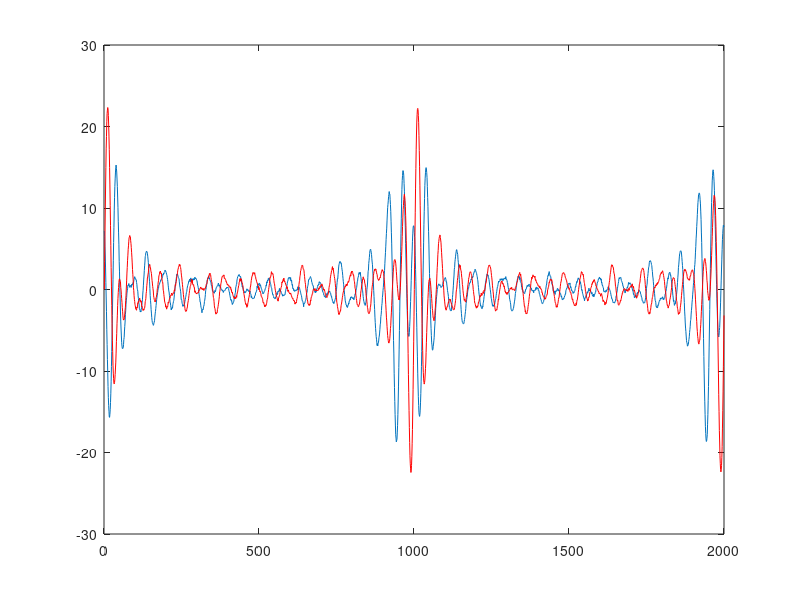

Write MATLAB code to recreate this figure. (Note: this script raises an error after producing the figure.)

% simulation makes two time series with high and low beta (13-19Hz and 21-30Hz)
close all;
clear all;
figure(1);
estdelays = [];
% initialisation
fsample   = 1000;                          % frequency
amp1      = 2/sqrt(2);                     % amplitude
time      = 0:1/fsample:2;                 % time points
time(end) = [];
delay1    = 0.04;                          % s (60ms)
delay2    = 0.01;                          % s (10ms)
stdev     = 2;
f1        = 13:1:19;                       % low beta                
f2        = 21:1:30;                       % high beta
f         = {f1;f2};
delay     = [delay1;delay2];
ntrials   = 150;
y1        = 0;
y2        = 0;
SNR       = 1;                            % SNR to set noise
noise     = sqrt(amp1/SNR);


for i = 1:size(f,1)
for n = 1:numel(f{i}(:))
    T = 1/(f{i}(n)); % period
    ranph = 0;       % an additional random phase set to 0
    phase1 = (delay(i)/T)*2*pi;
    y1 = repmat(amp1*sin(time*(f{i}(n))*2*pi+phase1+ranph),ntrials,1) + y1;
    y2 = repmat(amp1*sin(time*(f{i}(n))*2*pi+ranph),ntrials,1) +y2; 
end
end

y1 = y1 + noise*randn(size(y1));
y2 = y2 + noise*randn(size(y2));
figure;plot(mean(y1,1));hold on;plot(mean(y2,1),'r');


% get into ft or spm structure
cfg = [];
cfg.fsample = fsample;
cfg.label = {'1';'2'};
cfg.time = repmat({time},1,ntrials);
for n = 1:ntrials
cfg.trial{n} = [y1(n,:);y2(n,:)];
end
D = spm_eeg_ft2spm(cfg,fullfile(pwd,'cohtest.mat'));
timelock = cfg;


%% coherence analysis ft


cfg = [];
cfg.output ='powandcsd';
cfg.channelcmb = timelock.label;
cfg.keeptrials = 'no';
cfg.keeptapers='no';
cfg.taper = 'dpss';
cfg.method = 'mtmfft';
cfg.foilim = [1 45];
cfg.tapsmofrq = 1;

inp = ft_freqanalysis(cfg, timelock);
phs = unwrap(angle(inp.crsspctrm));
figure(1);
plot(inp.freq,phs);hold on;

ind  = find(inp.freq >= min(f1) & inp.freq <= max(f1));
ff   = inp.freq(ind);
dph  = phs(ind);

ind1 = find(inp.freq >= min(f2) & inp.freq <= max(f2)); 
ff1  = inp.freq(ind1);
dph1 = phs(ind1);

plot(ff,dph,'r');hold on;
plot(ff1,dph1,'k')
[a ,~]     = regress(dph',[ff' ones(size(ff))']);
[a1,~]     = regress(dph1',[ff1' ones(size(ff1))']);

% plot regression line
xlim = min(ff-2):max(ff+2);
plot(xlim,a(1)*xlim+a(2),'r-','LineWidth',2);
xlim1 = min(ff1-2):max(ff1+2);
plot(xlim1,a1(1)*xlim1+a1(2),'k-','LineWidth',2);

estdelay = [a(1)/(2*pi);a1(1)/(2*pi)].*1e3;
tit      = sprintf('SNR = %.2f \nlow beta delay = %.1f ms \nhigh beta delay = %.1f ms',SNR,estdelay(1),estdelay(2));  
h = title(tit);
set(h,'FontSize',14)
xlabel('Frequency (Hz)','FontSize',14);
ylabel('Unwrapped Phase (radians)','FontSize',14);
set(gca,'FontSize',12);



%% coherence analysis spm
%{
S = [];
S.D = D;
S.chancomb =  timelock.label';
S.pretrig  = 0;
S.posttrig = 2000;
S.timewin  = 2000*(D.nsamples-1)/D.fsample;
S.timestep = 1/D.fsample;
S.freqwin  = [1 45];
S.freqres = 1;
S.imaginary = 0; %% added field by AO
S.robust   = 'no';
S.robust.savew = false;
S.robust.bycondition = true;
S.robust.ks = 5;
t = {strcat('spm_robust_','ks',num2str(S.robust.ks))};

[D1 ,Dph] = spm_eeg_ft_multitaper_coherence(S);

figure(1);
subplot(2,1,2);
phs  = unwrap(Dph);
plot(D1.frequencies,phs);hold on;
ind  = find(D1.frequencies >= min(f1) & D1.frequencies <= max(f1));
ff   = D1.frequencies(ind);
dph  = phs(ind);

ind1 = find(D1.frequencies >= min(f2) & D1.frequencies <= max(f2)); 
ff1   = D1.frequencies(ind1);
dph1  = phs(ind1);

plot(ff,dph,'r');hold on;
plot(ff1,dph1,'k');hold on
[a ,~]     = regress(dph',[ff' ones(size(ff))']);
[a1,~]     = regress(dph1',[ff1' ones(size(ff1))']);

% plot regression line
xlim = min(ff-2):max(ff+2);
plot(xlim,a(1)*xlim+a(2),'r-','LineWidth',2);
xlim1 = min(ff1-2):max(ff1+2);
plot(xlim1,a1(1)*xlim1+a1(2),'k-','LineWidth',2);


estdelay = [a(1)/(2*pi);a1(1)/(2*pi)].*1e3;
tit      = sprintf('SNR = %.2f \nlow beta delay = %.1f ms \nhigh beta delay = %.1f ms',SNR,estdelay(1),estdelay(2));  
h = title(tit);
set(h,'FontSize',14)
xlabel('Frequency (Hz)','FontSize',14);
ylabel('Unwrapped Phase (radians)','FontSize',14);
set(gca,'FontSize',12);
%}